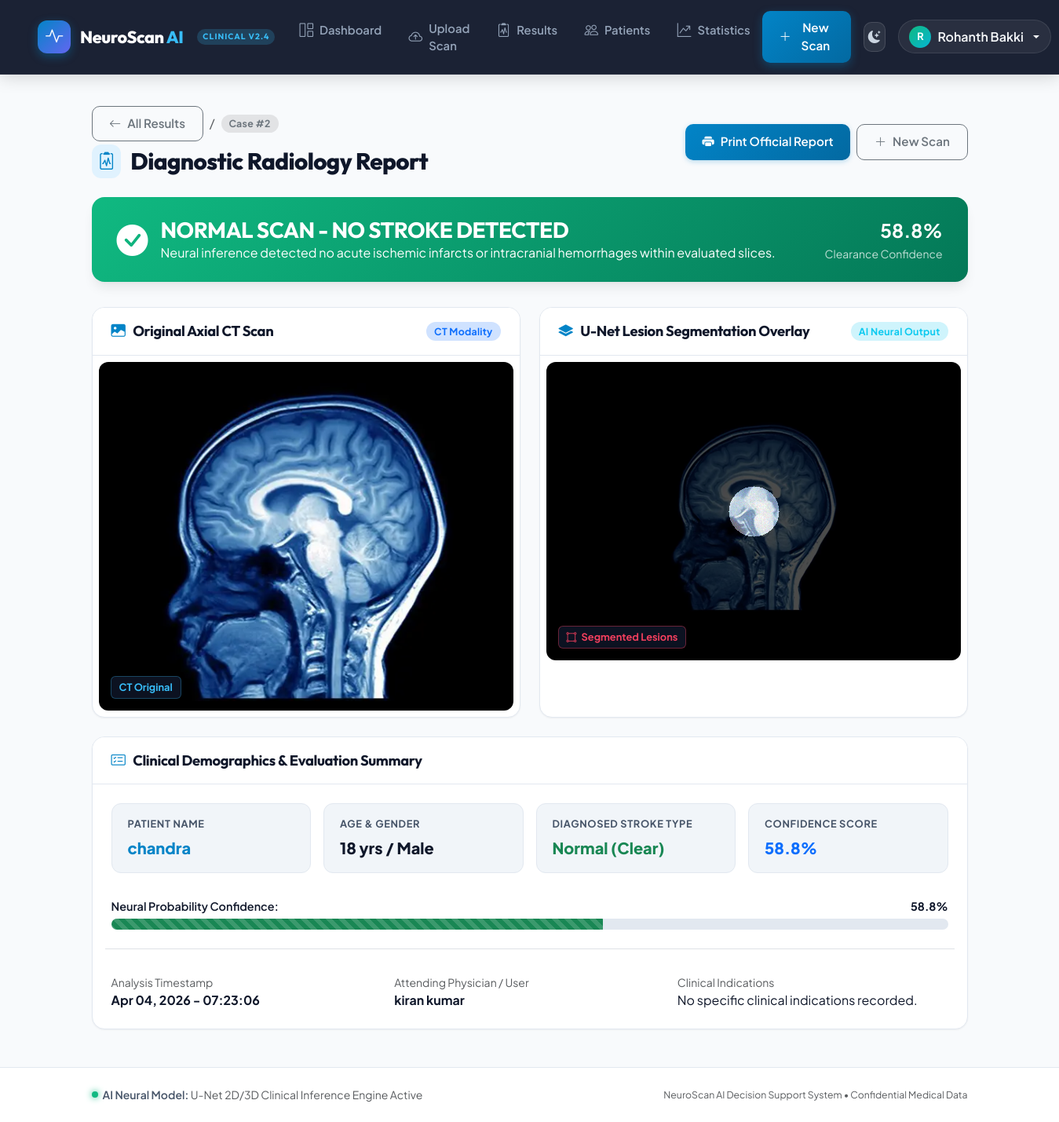
The app's page /diagnosis/result/2/ (signed in) with its own data.
### accounts/models.py (models this page shows, shortened)
class User(AbstractUser):
    ROLE_CHOICES = [
        ('admin', 'Admin'),
        ('doctor', 'Doctor'),
    ]
    role = models.CharField(max_length=20, choices=ROLE_CHOICES, default='doctor')
    phone = models.CharField(max_length=20, blank=True)
    address = models.TextField(blank=True)

### diagnosis/models.py (models this page shows, shortened)
class Result(models.Model):
    STROKE_TYPE_CHOICES = [
        ('Ischemic', 'Ischemic Stroke'),
        ('Hemorrhagic', 'Hemorrhagic Stroke'),
        ('None', 'No Stroke Detected'),
    ]
    scan = models.OneToOneField(Scan, on_delete=models.CASCADE, related_name='result')
    segmented_image = models.ImageField(upload_to='results/segmented/%Y/%m/%d/', blank=True, null=True)
    stroke_detected = models.BooleanField(default=False)
    stroke_type = models.CharField(max_length=20, choices=STROKE_TYPE_CHOICES, default='None')
    confidence_score = models.FloatField(default=0.0)
    notes = models.TextField(blank=True)
    created_at = models.DateTimeField(auto_now_add=True)

class Scan(models.Model):
    SCAN_TYPE_CHOICES = [
        ('MRI', 'MRI'),
        ('CT', 'CT Scan'),
    ]
    patient = models.ForeignKey(Patient, on_delete=models.CASCADE, related_name='scans')
    image = models.ImageField(upload_to='scans/%Y/%m/%d/')
    scan_type = models.CharField(max_length=10, choices=SCAN_TYPE_CHOICES)
    notes = models.TextField(blank=True)
    uploaded_at = models.DateTimeField(auto_now_add=True)
    uploaded_by = models.ForeignKey(settings.AUTH_USER_MODEL, on_delete=models.SET_NULL, null=True)

class Patient(models.Model):
    GENDER_CHOICES = [
        ('M', 'Male'),
        ('F', 'Female'),
        ('O', 'Other'),
    ]
    name = models.CharField(max_length=200)
    age = models.IntegerField()
    gender = models.CharField(max_length=1, choices=GENDER_CHOICES)
    phone = models.CharField(max_length=20, blank=True)
    email = models.EmailField(blank=True)
    address = models.TextField(blank=True)
    created_at = models.DateTimeField(auto_now_add=True)
    updated_at = models.DateTimeField(auto_now=True)

### diagnosis/views.py (the view)
# urls.py: path('result/<int:result_id>/', views.result_detail, name='result_detail'),
@login_required
def result_detail(request, result_id):
    result = get_object_or_404(Result, id=result_id)
    return render(request, 'diagnosis/result_detail.html', {'result': result})

### diagnosis/templates/diagnosis/result_detail.html (shortened to what this page needs)
{% extends 'base.html' %}
{% block content %}
<div class="result-page">
    <div class="d-flex flex-column flex-md-row justify-content-between align-items-md-center gap-3 mb-4 no-print">
        <div>
            <div class="d-flex align-items-center gap-2 mb-1">
                <a href="{% url 'results' %}" class="btn btn-sm btn-outline-secondary">
                    <i class="bi bi-arrow-left"></i> All Results
                </a>
                <span class="text-muted">/</span>
                <span class="badge bg-secondary-subtle text-secondary">Case #{{ result.id }}</span>
            </div>
            <h1 class="page-title mb-0">
                <i class="bi bi-clipboard2-pulse"></i> Diagnostic Radiology Report
            </h1>
        </div>
        <div class="d-flex gap-2">
            <button onclick="window.print()" class="btn btn-primary">
                <i class="bi bi-printer-fill"></i> Print Official Report
            </button>
            <a href="{% url 'upload_scan' %}" class="btn btn-outline-secondary">
                <i class="bi bi-plus-lg"></i> New Scan
            </a>
        </div>
    </div>
    {% if result.stroke_detected %}
    <div class="result-header-alert alert-stroke-positive">
        <div class="d-flex align-items-center gap-3">
            <div style="font-size: 2.5rem;"><i class="bi bi-exclamation-triangle-fill"></i></div>
            <div>
                <h3 class="mb-0 fw-bold text-uppercase">ACUTE STROKE DETECTED</h3>
                <p class="mb-0 opacity-90">
                    Primary Classification: <strong>{{ result.get_stroke_type_display }}</strong> &bull; Requires immediate clinical correlation and neurology consultation.
                </p>
            </div>
        </div>
        <div class="text-end d-none d-md-block">
            <div class="fs-4 fw-bold">{{ result.confidence_score|floatformat:1 }}%</div>
            <small class="opacity-75">AI Confidence</small>
        </div>
    </div>
    {% else %}
    <div class="result-header-alert alert-stroke-negative">
        <div class="d-flex align-items-center gap-3">
            <div style="font-size: 2.5rem;"><i class="bi bi-check-circle-fill"></i></div>
            <div>
                <h3 class="mb-0 fw-bold text-uppercase">NORMAL SCAN - NO STROKE DETECTED</h3>
                <p class="mb-0 opacity-90">
                    Neural inference detected no acute ischemic infarcts or intracranial hemorrhages within evaluated slices.
                </p>
            </div>
        </div>
        <div class="text-end d-none d-md-block">
            <div class="fs-4 fw-bold">{{ result.confidence_score|floatformat:1 }}%</div>
            <small class="opacity-75">Clearance Confidence</small>
        </div>
    </div>
    {% endif %}
    <div class="row g-4 mb-4">
        <div class="col-lg-6">
            <div class="card h-100">
                <div class="card-header d-flex justify-content-between align-items-center">
                    <h5><i class="bi bi-image-fill"></i> Original Axial {{ result.scan.scan_type }} Scan</h5>
                    <span class="badge bg-primary-subtle text-primary">{{ result.scan.scan_type }} Modality</span>
                </div>
                <div class="card-body p-2">
                    <div class="result-image-box">
                        {% if result.scan.image %}
                        <img src="{{ result.scan.image.url }}" alt="Original Neuroimaging Scan" class="result-image">
                        <span class="image-modality-badge">{{ result.scan.scan_type }} Original</span>
                        {% else %}
                        <div class="text-white text-center py-5">
                            <i class="bi bi-file-earmark-x fs-1 d-block mb-2"></i>
                            Scan image file unavailable
                        </div>
                        {% endif %}
                    </div>
                </div>
            </div>
        </div>
        <div class="col-lg-6">
            <div class="card h-100">
                <div class="card-header d-flex justify-content-between align-items-center">
                    <h5><i class="bi bi-layers-fill"></i> U-Net Lesion Segmentation Overlay</h5>
                    <span class="badge bg-info-subtle text-info">AI Neural Output</span>
                </div>
                <div class="card-body p-2">
                    <div class="result-image-box">
                        {% if result.segmented_image %}
                        <img src="{{ result.segmented_image.url }}" alt="AI Segmented Lesion Mask" class="result-image">
                        <span class="image-modality-badge" style="color: #f43f5e; border-color: rgba(244, 63, 94, 0.4);">
                            <i class="bi bi-bounding-box-circles me-1"></i> Segmented Lesions
                        </span>
                        {% else %}
                        <div class="text-white text-center py-5">
                            <i class="bi bi-shield-check fs-1 text-success d-block mb-2"></i>
                            <span class="text-muted">No infarct mask generated (Normal / Non-stroke scan)</span>
                        </div>
                        {% endif %}
                    </div>
                </div>
            </div>
        </div>
    </div>
    <div class="card mb-4">
        <div class="card-header">
            <h5><i class="bi bi-card-checklist"></i> Clinical Demographics & Evaluation Summary</h5>
        </div>
        <div class="card-body">
            <div class="row g-3">
                <div class="col-sm-6 col-md-3">
                    <div class="result-metric-card">
                        <div class="result-metric-label">Patient Name</div>
                        <div class="result-metric-value">
                            <a href="{% url 'patient_detail' result.scan.patient.id %}" class="text-decoration-none">
                                {{ result.scan.patient.name }}
                            </a>
                        </div>
                    </div>
                </div>
                <div class="col-sm-6 col-md-3">
                    <div class="result-metric-card">
                        <div class="result-metric-label">Age & Gender</div>
                        <div class="result-metric-value">
                            {{ result.scan.patient.age }} yrs / {{ result.scan.patient.get_gender_display }}
                        </div>
                    </div>
                </div>
                <div class="col-sm-6 col-md-3">
                    <div class="result-metric-card">
                        <div class="result-metric-label">Diagnosed Stroke Type</div>
                        <div class="result-metric-value {% if result.stroke_detected %}text-danger{% else %}text-success{% endif %}">
                            {% if result.stroke_detected %}
                                {{ result.get_stroke_type_display }}
                            {% else %}
                                Normal (Clear)
                            {% endif %}
                        </div>
                    </div>
                </div>
                <div class="col-sm-6 col-md-3">
                    <div class="result-metric-card">
                        <div class="result-metric-label">Confidence Score</div>
                        <div class="result-metric-value text-primary">
                            {{ result.confidence_score|floatformat:1 }}%
                        </div>
                    </div>
                </div>
            </div>
            <div class="mt-3">
                <label class="form-label d-flex justify-content-between mb-1">
                    <span>Neural Probability Confidence:</span>
                    <span class="fw-bold">{{ result.confidence_score|floatformat:1 }}%</span>
                </label>
                <div class="progress" style="height: 14px; background-color: var(--border-color); border-radius: 999px;">
                    <div class="progress-bar {% if result.stroke_detected %}bg-danger{% else %}bg-success{% endif %} progress-bar-striped"
                         role="progressbar" style="width: {{ result.confidence_score }}%"></div>
                </div>
            </div>
            <div class="row mt-4 pt-3 border-top g-3">
                <div class="col-md-4">
                    <small class="text-muted d-block">Analysis Timestamp</small>
                    <strong>{{ result.created_at|date:"M d, Y - H:i:s" }}</strong>
                </div>
                <div class="col-md-4">
                    <small class="text-muted d-block">Attending Physician / User</small>
                    <strong>{{ result.scan.uploaded_by.get_full_name|default:result.scan.uploaded_by.username }}</strong>
                </div>
                <div class="col-md-4">
                    <small class="text-muted d-block">Clinical Indications</small>
                    <span>{{ result.scan.notes|default:"No specific clinical indications recorded." }}</span>
                </div>
            </div>
        </div>
    </div>
</div>
{% endblock %}

### templates/base.html (shortened to what this page needs)
{% load static %}
<!DOCTYPE html>
<html lang="en" data-theme="light">
<head>
    <link href="https://cdn.jsdelivr.net/npm/bootstrap@5.3.0/dist/css/bootstrap.min.css" rel="stylesheet">
    <link rel="stylesheet" href="https://cdn.jsdelivr.net/npm/bootstrap-icons@1.11.3/font/bootstrap-icons.min.css">
    <link rel="stylesheet" href="{% static 'css/style.css' %}">
</head>
<body>
    {% if request.user.is_authenticated %}
    <nav class="navbar navbar-expand-lg navbar-clinical">
        <div class="container-fluid px-lg-5">
            <a class="navbar-brand navbar-brand-custom" href="{% url 'dashboard' %}">
                <div class="brand-icon-wrapper">
                    <i class="bi bi-activity"></i>
                </div>
                <span>NeuroScan <span style="color: #38bdf8;">AI</span></span>
                <span class="brand-tag">Clinical v2.4</span>
            </a>
            <div class="collapse navbar-collapse" id="navbarContent">
                <ul class="navbar-nav mx-auto mb-2 mb-lg-0 gap-1">
                    <li class="nav-item">
                        <a class="nav-link nav-link-custom {% if request.resolver_match.url_name == 'dashboard' %}active{% endif %}" href="{% url 'dashboard' %}">
                            <i class="bi bi-grid-1x2"></i> Dashboard
                        </a>
                    </li>
                    <li class="nav-item">
                        <a class="nav-link nav-link-custom {% if request.resolver_match.url_name == 'upload_scan' %}active{% endif %}" href="{% url 'upload_scan' %}">
                            <i class="bi bi-cloud-arrow-up"></i> Upload Scan
                        </a>
                    </li>
                    <li class="nav-item">
                        <a class="nav-link nav-link-custom {% if request.resolver_match.url_name == 'results' %}active{% endif %}" href="{% url 'results' %}">
                            <i class="bi bi-clipboard2-pulse"></i> Results
                        </a>
                    </li>
                    <li class="nav-item">
                        <a class="nav-link nav-link-custom {% if request.resolver_match.url_name == 'patients' or request.resolver_match.url_name == 'patient_detail' %}active{% endif %}" href="{% url 'patients' %}">
                            <i class="bi bi-people"></i> Patients
                        </a>
                    </li>
                    <li class="nav-item">
                        <a class="nav-link nav-link-custom {% if request.resolver_match.url_name == 'statistics' %}active{% endif %}" href="{% url 'statistics' %}">
                            <i class="bi bi-graph-up-arrow"></i> Statistics
                        </a>
                    </li>
                </ul>
                <div class="d-flex align-items-center gap-3">
                    <a href="{% url 'upload_scan' %}" class="btn nav-action-btn d-none d-md-inline-flex">
                        <i class="bi bi-plus-lg"></i> New Scan
                    </a>
                    <button class="theme-toggle-btn" id="themeToggleBtn" type="button" title="Toggle Radiology PACS Dark Mode">
                        <i class="bi bi-moon-stars-fill" id="themeIcon"></i>
                    </button>
                    <div class="dropdown">
                        <a class="nav-link dropdown-toggle user-pill" href="#" role="button" data-bs-toggle="dropdown" aria-expanded="false">
                            <div class="user-avatar-circle">
                                {{ request.user.username|make_list|first|upper }}
                            </div>
                            <span class="d-none d-sm-inline">{{ request.user.username }}</span>
                        </a>
                    </div>
                </div>
            </div>
        </div>
    </nav>
    {% endif %}
    <main class="{% if request.user.is_authenticated %}container py-4 flex-grow-1{% else %}flex-grow-1 d-flex flex-column{% endif %}">
        {% block content %}{% endblock %}
    </main>
    {% if request.user.is_authenticated %}
    <footer class="footer-clinical mt-auto">
        <div class="container">
            <div class="d-flex flex-column flex-md-row justify-content-between align-items-center gap-2">
                <div class="d-flex align-items-center">
                    <span class="status-dot"></span>
                    <span class="fw-semibold">AI Neural Model:</span>&nbsp;<span class="text-muted">U-Net 2D/3D Clinical Inference Engine Active</span>
                </div>
                <div class="text-muted small">
                    NeuroScan AI Decision Support System &bull; Confidential Medical Data
                </div>
            </div>
        </div>
    </footer>
    {% endif %}
</body>
</html>

### records on screen
User: user.username|make_list "R", user.username "Rohanth Bakki"
Result: id "2", confidence_score "58.8", scan.scan_type "CT", scan.image (picture), segmented_image (picture), scan.patient.name "chandra", scan.patient.age "18", scan.patient.gender "Male", created_at "Apr 04, 2026 - 07:23:06", scan.uploaded_by.get_full_name "kiran kumar", scan.notes "No specific clinical indications recorded."
